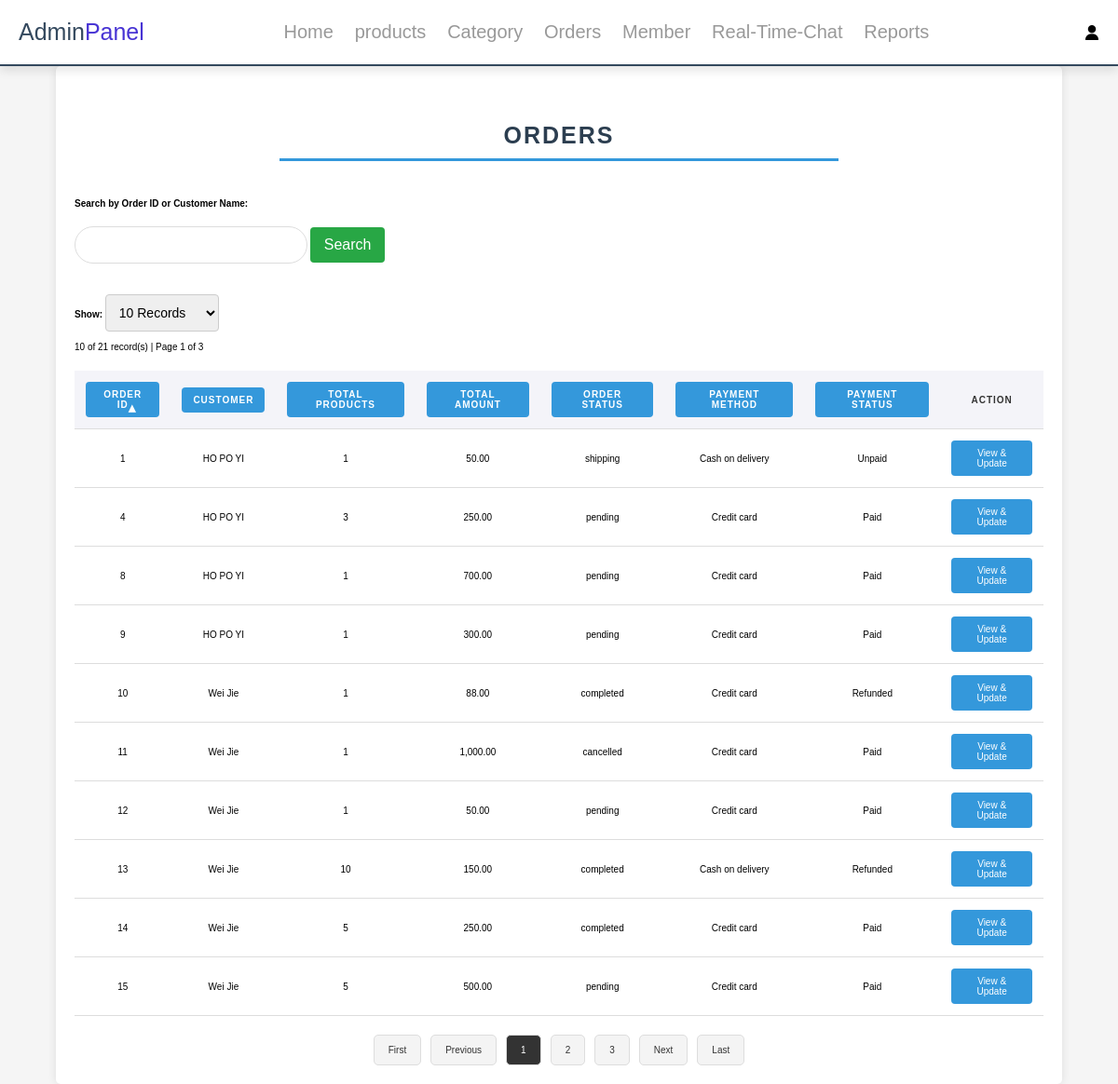
/admin/admin_orders.php (signed in), run on the app's committed database.
### tables this page shows
CREATE TABLE `orders` (
  `id` int(11) NOT NULL,
  `member_id` int(11) NOT NULL,
  `date` date NOT NULL,
  `time` time NOT NULL,
  `total_product` int(11) NOT NULL,
  `total_price` double NOT NULL,
  `address` varchar(255) NOT NULL,
  `status` varchar(100) NOT NULL
);

CREATE TABLE `user` (
  `id` int(11) NOT NULL,
  `image` varchar(100) NOT NULL,
  `name` varchar(100) NOT NULL,
  `gender` char(1) NOT NULL,
  `dob` date NOT NULL,
  `email` varchar(100) NOT NULL,
  `telephone` varchar(100) NOT NULL,
  `address` varchar(100) NOT NULL,
  `password` varchar(100) NOT NULL,
  `status` varchar(100) NOT NULL,
  `role` varchar(100) NOT NULL,
  `login_attempts` int(11) DEFAULT 0,
  `last_attempt` timestamp NULL DEFAULT NULL,
  `block_until` timestamp NULL DEFAULT NULL
);

CREATE TABLE `payment` (
  `id` int(11) NOT NULL,
  `orders_id` int(11) NOT NULL,
  `amount` double NOT NULL,
  `payment_method` varchar(100) NOT NULL,
  `bankAccount` varchar(20) NOT NULL,
  `CVV` varchar(5) NOT NULL,
  `expired_date` date NOT NULL,
  `status` varchar(100) NOT NULL
);

### admin/admin_orders.php (the view, shortened to what this page needs)
<?php
include '../components/_base.php';
$fields = [
    'id'            => 'Order ID',
    'customer_name' => 'Customer',
    'total_product' => 'Total Products',
    'total_price'   => 'Total Amount',
    'status'        => 'Order Status',
    'payment_method' => 'Payment Method',
    'payment_status' => 'Payment Status'
];
$sort = req('sort', 'id');
key_exists($sort, $fields) || $sort = 'id';
$dir = req('dir', 'asc');
in_array($dir, ['asc', 'desc']) || $dir = 'asc';
$page = req('page', 1);
$search_query = req('search', '');
$limit = req('records', 10);
$limit = in_array($limit, [10, 20, 50, 100]) ? $limit : 10;
$search_condition = '';
$search_params = [];
require_once '../lib/SimplePager.php';
$p = new SimplePager("
    SELECT o.id, o.date, o.time, o.total_product, o.total_price, o.status,
           u.name AS customer_name,
           p.payment_method, p.status AS payment_status
    FROM orders o
    INNER JOIN user u ON o.member_id = u.id
    LEFT JOIN payment p ON o.id = p.orders_id
    $search_condition
    ORDER BY $sort $dir", $search_params, $limit, $page);
$orders = $p->result;
?>
<!DOCTYPE html>
<html lang="en">
<head>
    <link rel="stylesheet" href="../css/admin_style.css">
</head>
<body>
<?php include '../components/admin_header.php'; ?>
<section class="order-listing">
    <h1>Orders</h1>
    <form method="GET" id="search-form">
        <label for="search">Search by Order ID or Customer Name:</label>
        <br>
        <?php $searchValue = isset($_GET['search']) ? htmlspecialchars($_GET['search']) : '';
                 echo html_search2('search', 'class="search-input"', $searchValue);  ?>
        <button type="submit">Search</button>
    </form>
    <br>
    <br>
    <br>
    <form method="GET" id="records-per-page-form">
        <label for="records">Show:</label>
        <select name="records" id="records" onchange="document.getElementById('records-per-page-form').submit();">
            <option value="10" <?= ($p->limit == 10) ? 'selected' : '' ?>>10 Records</option>
        </select>
    </form>
    <br>
    <p>
        <?= $p->count ?> of <?= $p->item_count ?> record(s) |
        Page <?= $p->page ?> of <?= $p->page_count ?>
    </p>
    <table>
        <thead>
            <tr>
                <?= table_headers($fields, $sort, $dir, "page=$page&records=$limit&search=" . urlencode($search_query)) ?>
                <th>Action</th>
            </tr>
        </thead>
        <tbody>
            <?php foreach ($orders as $order): ?>
                <tr>
                    <td><?= encode($order->id) ?></td>
                    <td><?= encode($order->customer_name) ?></td>
                    <td><?= encode($order->total_product) ?></td>
                    <td><?= number_format($order->total_price, 2) ?></td>
                    <td><?= encode($order->status) ?></td>
                    <td><?= encode(ucfirst($order->payment_method)) ?></td>
                    <td><?= encode(ucfirst($order->payment_status)) ?></td>
                    <td><a href="admin_order_detail.php?id=<?= encode($order->id) ?>">View & Update</a></td>
                </tr>
            <?php endforeach; ?>
        </tbody>
    </table>
    <div class="pagination">
         <?= $p->html() ?>
    </div>
</section>
</body>
</html>

### css/admin_style.css (style rules this page uses)
:root { --main-color:#4834d4; --red:#e74c3c; --orange:#f39c12; --black:#34495e; --white:#fff; --light-bg:#f5f5f5; --light-color:#999; --border:.2rem solid var(--black); --box-shadow:0 .5rem 1rem rgba(0,0,0,.1); }
* { font-family: Arial, Helvetica, sans-serif; margin:0; padding:0; box-sizing: border-box; text-decoration: none; outline: none; border:none; }
html { font-size: 62.5%; overflow-x: hidden; }
body { background-color: var(--light-bg); }
section { max-width: 1500px; margin:0 auto; padding:2rem; }
.order-listing { width: 90%; margin: 0 auto; background-color: #fff; padding: 20px; border-radius: 5px; box-shadow: 0 0 10px rgba(0, 0, 0, 0.1); }
.order-listing table { width: 100%; border-collapse: collapse; margin-top: 20px; }
.order-listing th, .order-listing td { padding: 12px; text-align: center; border-bottom: 1px solid #ddd; }
.order-listing th { background-color: #f4f4f9; color: #333; font-weight: bold; }
.order-listing a { display: inline-block; padding: 8px 12px; background-color: #3498db; color: #fff; text-decoration: none; border-radius: 4px; transition: background-color 0.3s ease; }
button { padding: 10px 20px; background-color: #3498db; color: white; border: none; border-radius: 5px; cursor: pointer; font-size: 16px; margin-top: 20px; transition: background-color 0.3s ease; }
label { margin-bottom: 5px; font-weight: bold; }
select { padding: 10px; border: 1px solid #ccc; border-radius: 4px; font-size: 14px; }
button { padding: 10px 15px; background-color: #28a745; color: #fff; border: none; border-radius: 4px; font-size: 16px; cursor: pointer; }
.pagination { display: flex; justify-content: center; margin-top: 20px; }
.pagination { text-align: center; margin-top: 20px; }

### admin/admin_orders.php (style rules this page uses)
.order-listing h1 { color: #2c3e50; text-align: center; margin: 40px 0; font-size: 2.5em; text-transform: uppercase; letter-spacing: 2px; border-bottom: 3px solid #3498db; padding-bottom: 10px; max-width: 600px; margin-left: auto; margin-right: auto; }
table thead th { background-color: #3498db; color: #ffffff; font-weight: bold; text-transform: uppercase; letter-spacing: 1px; font-size: 10px; }
table tbody tr td:last-child { text-align: center; }

### data on the page
orders: records "10 Records", id "10", total_product "1", member.name "Wei Jie", total_price "88.00", status "completed", payment.payment_method "Credit card", payment.status "Refunded"
orders: id "1", member.name "HO PO YI", total_product "1", total_price "50.00", status "shipping", payment.payment_method "Cash on delivery", payment.status "Unpaid"
orders: id "4", member.name "HO PO YI", total_product "3", total_price "250.00", status "pending", payment.payment_method "Credit card", payment.status "Paid"
orders: id "8", member.name "HO PO YI", total_product "1", total_price "700.00", status "pending", payment.payment_method "Credit card", payment.status "Paid"
orders: id "9", member.name "HO PO YI", total_product "1", total_price "300.00", status "pending", payment.payment_method "Credit card", payment.status "Paid"
orders: id "11", member.name "Wei Jie", total_product "1", total_price "1,000.00", status "cancelled", payment.payment_method "Credit card", payment.status "Paid"
orders: id "12", member.name "Wei Jie", total_product "1", total_price "50.00", status "pending", payment.payment_method "Credit card", payment.status "Paid"
orders: id "13", member.name "Wei Jie", total_product "10", total_price "150.00", status "completed", payment.payment_method "Cash on delivery", payment.status "Refunded"
orders: id "14", member.name "Wei Jie", total_product "5", total_price "250.00", status "completed", payment.payment_method "Credit card", payment.status "Paid"
orders: id "15", member.name "Wei Jie", total_product "5", total_price "500.00", status "pending", payment.payment_method "Credit card", payment.status "Paid"

### other printed values
$p->item_count "21"
$p->page_count "3"
$v "ORDER ID"
$v "CUSTOMER"
$v "TOTAL PRODUCTS"
$v "TOTAL AMOUNT"
$v "ORDER STATUS"
$v "PAYMENT METHOD"
$v "PAYMENT STATUS"
